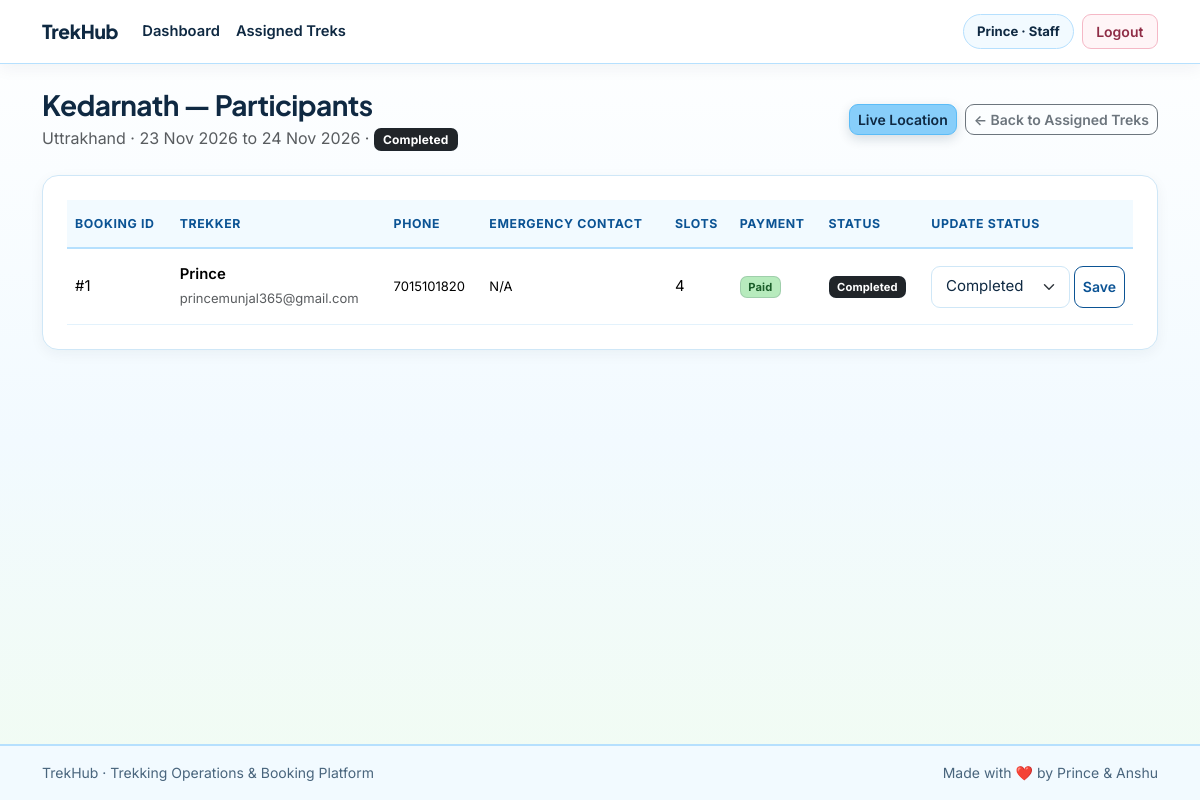
The page /staff/treks/1/participants (signed in) on the database its author committed.
### models/user.py (models this page shows, shortened)
class User(db.Model):
    __tablename__ = "users"
    id = db.Column(db.Integer, primary_key=True)
    name = db.Column(db.String(120), nullable=False)
    email = db.Column(db.String(150), unique=True, nullable=False, index=True)
    password_hash = db.Column(db.String(255), nullable=False)
    phone = db.Column(db.String(20), nullable=True)
    emergency_contact = db.Column(db.String(20), nullable=True)
    role = db.Column(db.String(20), nullable=False, default="user")
    experience = db.Column(db.String(200), nullable=True)
    is_approved = db.Column(db.Boolean, nullable=False, default=True)
    is_blacklisted = db.Column(db.Boolean, nullable=False, default=False)
    created_at = db.Column(db.DateTime, default=lambda: datetime.now(timezone.utc))
    assigned_treks = db.relationship("Trek", back_populates="assigned_staff", lazy=True)
    bookings = db.relationship("Booking", back_populates="user", lazy=True, cascade="all, delete-orphan")
    payments = db.relationship("Payment", back_populates="user", lazy=True, cascade="all, delete-orphan")
    reviews = db.relationship("Review", back_populates="user", lazy=True, cascade="all, delete-orphan")
    location_updates = db.relationship("LocationUpdate", back_populates="user", lazy=True, cascade="all, delete-orphan")

### models/trek.py (models this page shows, shortened)
class Trek(db.Model):
    __tablename__ = "treks"
    id = db.Column(db.Integer, primary_key=True)
    name = db.Column(db.String(150), nullable=False, index=True)
    location = db.Column(db.String(150), nullable=False, index=True)
    difficulty = db.Column(db.String(20), nullable=False, default="Moderate")
    duration_days = db.Column(db.Integer, nullable=False)
    total_slots = db.Column(db.Integer, nullable=False)
    available_slots = db.Column(db.Integer, nullable=False)
    price = db.Column(db.Float, nullable=False, default=0.0)
    assigned_staff_id = db.Column(db.Integer, db.ForeignKey("users.id"), nullable=True)
    status = db.Column(db.String(20), nullable=False, default="Pending")
    start_date = db.Column(db.Date, nullable=False)
    end_date = db.Column(db.Date, nullable=False)
    description = db.Column(db.Text, nullable=True)
    created_at = db.Column(db.DateTime, default=lambda: datetime.now(timezone.utc))
    assigned_staff = db.relationship("User", back_populates="assigned_treks")
    bookings = db.relationship("Booking", back_populates="trek", lazy=True, cascade="all, delete-orphan")
    locations = db.relationship("LocationUpdate", back_populates="trek", lazy=True, cascade="all, delete-orphan")
    reviews = db.relationship("Review", back_populates="trek", lazy=True, cascade="all, delete-orphan")

### models/booking.py (models this page shows, shortened)
class Booking(db.Model):
    __tablename__ = "bookings"
    id = db.Column(db.Integer, primary_key=True)
    user_id = db.Column(db.Integer, db.ForeignKey("users.id"), nullable=False)
    trek_id = db.Column(db.Integer, db.ForeignKey("treks.id"), nullable=False)
    slots_booked = db.Column(db.Integer, nullable=False, default=1)
    total_amount = db.Column(db.Float, nullable=False, default=0.0)
    booking_date = db.Column(db.DateTime, default=lambda: datetime.now(timezone.utc))
    status = db.Column(db.String(20), nullable=False, default="Booked")
    user = db.relationship("User", back_populates="bookings")
    trek = db.relationship("Trek", back_populates="bookings")
    payment = db.relationship("Payment", back_populates="booking", uselist=False, cascade="all, delete-orphan")

### models/payment.py (models this page shows, shortened)
class Payment(db.Model):
    __tablename__ = "payments"
    id = db.Column(db.Integer, primary_key=True)
    booking_id = db.Column(db.Integer, db.ForeignKey("bookings.id"), nullable=False, unique=True)
    user_id = db.Column(db.Integer, db.ForeignKey("users.id"), nullable=False)
    amount = db.Column(db.Float, nullable=False)
    payment_method = db.Column(db.String(30), nullable=False, default="UPI")
    transaction_id = db.Column(db.String(100), unique=True, nullable=False)
    status = db.Column(db.String(20), nullable=False, default="Pending")
    paid_at = db.Column(db.DateTime, default=lambda: datetime.now(timezone.utc))
    booking = db.relationship("Booking", back_populates="payment")
    user = db.relationship("User", back_populates="payments")

### routes/staff_routes.py (the view)
@staff_bp.route("/treks/<int:trek_id>/participants", methods=["GET"])
@role_required("staff")
def participants(trek_id):
    return staff_controller.participants(trek_id)

### controllers/staff_controller.py (called while the page is built)
def participants(trek_id):
    staff = g.current_user
    trek = Trek.query.filter_by(id=trek_id, assigned_staff_id=staff.id).first()
    if not trek:
        flash("Trek not found or not assigned to you.", "danger")
        return redirect(url_for("staff.assigned_treks"))
    bookings = (
        Booking.query.filter_by(trek_id=trek.id)
        .order_by(Booking.booking_date.desc())
        .all()
    )
    return render_template(
        "staff/participants.html",
        trek=trek,
        bookings=bookings,
        booking_statuses=BOOKING_STATUSES,
    )

### utils/helpers.py (called while the page is built)
def get_logged_in_user():
    try:
        verify_jwt_in_request(optional=True)
        identity = get_jwt_identity()
        if identity and str(identity).isdigit():
            user = User.query.get(int(identity))
            if user and not user.is_blacklisted:
                return user
    except Exception:
        return None
    return None

def status_badge_class(status):
    mapping = {
        "Open": "bg-success",
        "Approved": "bg-info text-dark",
        "Pending": "bg-warning text-dark",
        "Started": "bg-primary",
        "Closed": "bg-secondary",
        "Completed": "bg-dark",
        "Booked": "bg-success",
        "Cancelled": "bg-danger",
        "Paid": "bg-success",
        "Refunded": "bg-secondary",
    }
    return mapping.get(status, "bg-secondary")

### templates/staff/participants.html (shortened to what this page needs)
{% extends "base.html" %}  {% block content %}
<div
  class="d-flex flex-wrap justify-content-between align-items-center gap-2 mb-4"
>
  <div>
    <h1 class="h3 fw-bold mb-1">{{ trek.name }} &mdash; Participants</h1>
    <p class="text-muted mb-0">
      {{ trek.location }} &middot; {{ trek.start_date.strftime('%d %b %Y') }} to
      {{ trek.end_date.strftime('%d %b %Y') }} &middot;
      <span class="badge {{ status_badge_class(trek.status) }}"
        >{{ trek.status }}</span
      >
    </p>
  </div>
  <div class="d-flex gap-2">
    <a
      href="{{ url_for('location.view_location', trek_id=trek.id) }}"
      class="btn btn-trek btn-sm"
      >Live Location</a
    >
    <a
      href="{{ url_for('staff.assigned_treks') }}"
      class="btn btn-outline-secondary btn-sm"
      >&larr; Back to Assigned Treks</a
    >
  </div>
</div>
<div class="card card-trek bg-white p-4">
  {% if bookings %}
  <div class="table-responsive">
    <table class="table table-hover align-middle table-trekhub mb-0">
      <thead>
        <tr>
          <th>Booking ID</th>
          <th>Trekker</th>
          <th>Phone</th>
          <th>Emergency Contact</th>
          <th>Slots</th>
          <th>Payment</th>
          <th>Status</th>
          <th>Update Status</th>
        </tr>
      </thead>
      <tbody>
        {% for booking in bookings %}
        <tr>
          <td>#{{ booking.id }}</td>
          <td>
            <div class="fw-semibold">{{ booking.user.name }}</div>
            <small class="text-muted">{{ booking.user.email }}</small>
          </td>
          <td class="small">{{ booking.user.phone or 'N/A' }}</td>
          <td class="small">{{ booking.user.emergency_contact or 'N/A' }}</td>
          <td>{{ booking.slots_booked }}</td>
          <td>
            {% if booking.payment %}
            <span class="badge {{ status_badge_class(booking.payment.status) }}"
              >{{ booking.payment.status }}</span
            >
            {% else %}
            <span class="badge bg-warning text-dark">Pending</span>
            {% endif %}
          </td>
          <td>
            <span class="badge {{ status_badge_class(booking.status) }}"
              >{{ booking.status }}</span
            >
          </td>
          <td>
            <form
              action="{{ url_for('staff.update_booking_status', trek_id=trek.id, booking_id=booking.id) }}"
              method="POST"
              class="d-flex gap-1"
            >
              <select
                name="status"
                class="form-select form-select-sm"
                style="min-width: 120px"
              >
                {% for st in booking_statuses %} {% if booking.status == st %}
                <option value="{{ st }}" selected>{{ st }}</option>
                {% else %}
                <option value="{{ st }}">{{ st }}</option>
                {% endif %} {% endfor %}
              </select>
              <button type="submit" class="btn btn-sm btn-outline-trek">
                Save
              </button>
            </form>
          </td>
        </tr>
        {% endfor %}
      </tbody>
    </table>
  </div>
  {% else %}
  <p class="text-muted mb-0">No trekkers have registered for this trek yet.</p>
  {% endif %}
</div>
{% endblock %}

### templates/base.html (shortened to what this page needs)
<!doctype html>
<html lang="en">
  <head>
    <link
      href="https://cdn.jsdelivr.net/npm/bootstrap@5.3.3/dist/css/bootstrap.min.css"
      rel="stylesheet"
    />
    <link
      rel="stylesheet"
      href="{{ url_for('static', filename='css/style.css') }}"
    />
  </head>
  <body>
    <nav class="navbar navbar-expand-lg navbar-trekhub sticky-top">
      <div class="container">
        <a
          class="navbar-brand d-flex align-items-center gap-2"
          href="{{ url_for('index') }}"
        >
          <span>TrekHub</span>
        </a>
        <div class="collapse navbar-collapse" id="trekhubNavbar">
          <ul class="navbar-nav me-auto mb-2 mb-lg-0">
            {% if current_user %} {% if current_user.role == 'admin' %}
            <li class="nav-item">
              <a class="nav-link" href="{{ url_for('admin.dashboard') }}"
                >Dashboard</a
              >
            </li>
            <li class="nav-item">
              <a class="nav-link" href="{{ url_for('admin.manage_treks') }}"
                >Treks</a
              >
            </li>
            <li class="nav-item">
              <a class="nav-link" href="{{ url_for('admin.all_bookings') }}"
                >Bookings</a
              >
            </li>
            <li class="nav-item">
              <a
                class="nav-link"
                href="{{ url_for('admin.completed_feedback') }}"
                >Feedback</a
              >
            </li>
            <li class="nav-item">
              <a class="nav-link" href="{{ url_for('admin.manage_staff') }}"
                >Staff</a
              >
            </li>
            <li class="nav-item">
              <a class="nav-link" href="{{ url_for('admin.manage_users') }}"
                >Users</a
              >
            </li>
            {% elif current_user.role == 'staff' %}
            <li class="nav-item">
              <a class="nav-link" href="{{ url_for('staff.dashboard') }}"
                >Dashboard</a
              >
            </li>
            <li class="nav-item">
              <a class="nav-link" href="{{ url_for('staff.assigned_treks') }}"
                >Assigned Treks</a
              >
            </li>
            {% endif %} {% endif %}
          </ul>
          <div class="d-flex flex-wrap align-items-center gap-2">
            {% if current_user %}
            <span class="user-pill"
              >{{ current_user.name }} &middot; {{ current_user.role|capitalize
              }}</span
            >
            <a
              href="{{ url_for('auth.logout') }}"
              class="btn btn-sm btn-outline-light"
              >Logout</a
            >
            {% endif %}
          </div>
        </div>
      </div>
    </nav>
    <main class="container py-4">
       {% block content %}{% endblock %}
    </main>
    <footer class="footer-trekhub py-3 mt-auto">
      <div
        class="container d-flex flex-wrap justify-content-between align-items-center gap-2"
      >
        <span>TrekHub &middot; Trekking Operations &amp; Booking Platform</span>
        <span>Made with ❤️ by Prince & Anshu</span>
      </div>
    </footer>
  </body>
</html>

### static/css/style.css (style rules this page uses)
:root { --trek-sky: #87cefa; --trek-sky-bright: #5bbcf7; --trek-sky-deep: #0b5394; --trek-sky-soft: #dff2ff; --trek-sky-pale: #f2faff; --trek-sky-border: #b6e0fe; --trek-pink: #f4c2c2; --trek-pink-deep: #8f2d46; --trek-pink-soft: #fde4e8; --trek-pink-pale: #fff5f7; --trek-pink-border: #f5b8c6; --trek-green: #b7ebbd; --trek-green-deep: #1b5e2a; --trek-green-soft: #dcf7df; --trek-green-pale: #f1fcf2; --trek-green-border: #9fe0a8; --trek-white: #ffffff; --trek-bg: #f7fcff; --trek-ink: #0f2942; --trek-muted: #49657d; --trek-border: #cfe7f7; --trek-border-soft: #e3f2fc; }
body { background: linear-gradient( 180deg, var(--trek-white) 0%, var(--trek-sky-pale) 55%, var(--trek-green-pale) 100% ); color: var(--trek-ink); min-height: 100vh; display: flex; flex-direction: column; font-family: "Inter", system-ui, -apple-system, "Segoe UI", Roboto, sans-serif; -webkit-font-smoothing: antialiased; line-height: 1.6; }
h1, h2, h3, h4, h5, h6, .navbar-brand { font-family: "Plus Jakarta Sans", "Inter", system-ui, sans-serif; letter-spacing: -0.02em; }
main { flex: 1; }
a { color: var(--trek-sky-deep); transition: color 0.16s ease; }
.navbar-trekhub { background-color: var(--trek-white); border-bottom: 1.5px solid var(--trek-sky-border); box-shadow: 0 4px 16px rgba(15, 41, 66, 0.06); padding-block: 0.7rem !important; }
.navbar-trekhub .navbar-brand { font-weight: 800; font-size: 1.2rem; letter-spacing: -0.015em; color: var(--trek-ink); }
.navbar-trekhub .nav-link { color: var(--trek-ink); font-size: 0.92rem; font-weight: 600; padding: 0.45rem 0.85rem; border-radius: 8px; transition: background-color 0.16s ease, color 0.16s ease; }
.user-pill { font-size: 0.82rem; font-weight: 700; color: var(--trek-ink); background-color: var(--trek-sky-pale); border: 1px solid var(--trek-sky-border); padding: 0.36rem 0.8rem; border-radius: 999px; white-space: nowrap; }
.navbar-trekhub .btn-outline-light { color: var(--trek-pink-deep); border: 1.5px solid var(--trek-pink-border); background-color: var(--trek-pink-pale); padding: 0.36rem 0.85rem; }
.btn { border-radius: 9px; font-weight: 600; transition: all 0.16s ease; }
.btn-trek { background-color: var(--trek-sky); border: 1.5px solid var(--trek-sky-bright); color: var(--trek-ink); box-shadow: 0 4px 12px rgba(15, 41, 66, 0.16); }
.btn-outline-trek { background-color: var(--trek-white); border: 1.5px solid var(--trek-sky-deep); color: var(--trek-sky-deep); }
.card-trek { background-color: var(--trek-white); color: var(--trek-ink); border: 1px solid var(--trek-border); border-radius: 16px; box-shadow: 0 4px 14px rgba(15, 41, 66, 0.05); transition: transform 0.18s ease, box-shadow 0.18s ease, border-color 0.18s ease; }
.form-control, .form-select { background-color: var(--trek-white); border-radius: 9px; border: 1px solid var(--trek-border); padding: 0.55rem 0.85rem; font-size: 0.94rem; color: var(--trek-ink); }
.table-trekhub { font-size: 0.93rem; }
.table-trekhub thead th { background-color: var(--trek-sky-pale); color: var(--trek-sky-deep); font-weight: 700; font-size: 0.77rem; text-transform: uppercase; letter-spacing: 0.05em; border-bottom: 2px solid var(--trek-sky-border); padding-block: 0.85rem; }
.table-trekhub tbody td { padding-block: 0.85rem; border-color: var(--trek-border-soft); }
.badge { border-radius: 7px; padding: 0.4em 0.68em; font-weight: 700; letter-spacing: 0.01em; }
.badge.bg-primary, .badge.bg-info, .badge.bg-success, .badge.bg-warning, .badge.bg-secondary, .badge.bg-dark { border: 1px solid rgba(15, 41, 66, 0.14); }
.badge.bg-success { background-color: var(--trek-green) !important; color: var(--trek-green-deep) !important; }
.footer-trekhub { background-color: var(--trek-sky-pale); color: var(--trek-muted); border-top: 2px solid var(--trek-sky-border); font-size: 0.875rem; }

### rows shown on the page
User: name "Prince", role "Staff"
Trek: name "Kedarnath", location "Uttrakhand", start_date "23 Nov 2026", end_date "24 Nov 2026", status "Completed"
Booking: id "1", user.name "Prince", user.email "princemunjal365@gmail.com", user "7015101820", user "N/A", slots_booked "4", payment.status "Paid", status "Completed"
